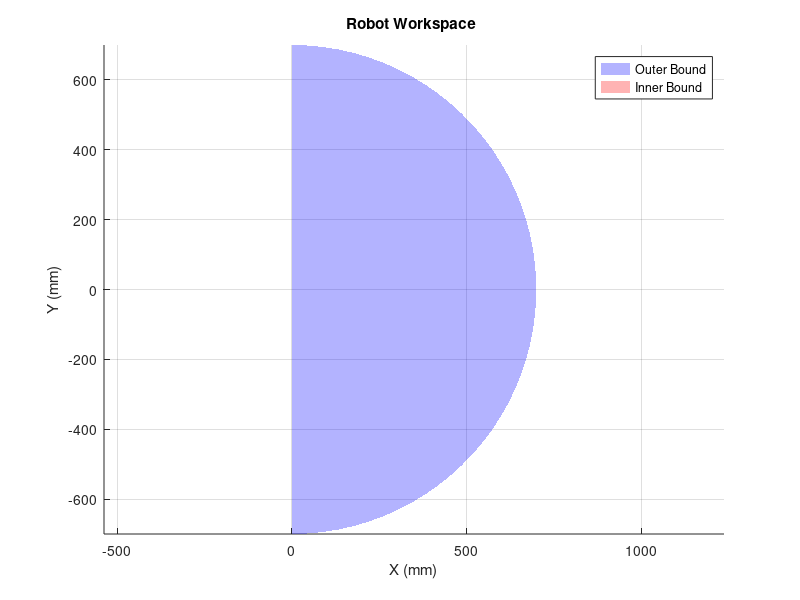

MATLAB code to generate this figure:
% Define workspace parameters
R_min = 200; % Minimum radius in mm
R_max = 700; % Maximum radius in mm
theta_min = -pi/2; % Minimum rotation around z-axis (-90 degrees)
theta_max = pi/2;  % Maximum rotation around z-axis (+90 degrees)

% Create mesh grid
[theta, phi] = meshgrid(linspace(theta_min, theta_max, 50), linspace(0, pi/2, 25));

% Convert spherical coordinates to Cartesian
X_outer = R_max * cos(phi) .* cos(theta);
Y_outer = R_max * cos(phi) .* sin(theta);
Z_outer = R_max * sin(phi);
X_inner = R_min * cos(phi) .* cos(theta);
Y_inner = R_min * cos(phi) .* sin(theta);
Z_inner = R_min * sin(phi);

% Create figure
figure('Name', 'Robot Workspace');
hold on; % Allows multiple plots on the same figure
surf(X_outer, Y_outer, Z_outer, 'FaceAlpha', 0.3, 'FaceColor', 'blue', 'EdgeColor', 'none');
surf(X_inner, Y_inner, Z_inner, 'FaceAlpha', 0.3, 'FaceColor', 'red', 'EdgeColor', 'none');

% Add plot properties
axis equal; % Ensures equal scaling for all axes
grid on; % Enables grid for better visualization
xlabel('X (mm)'); % X-axis label
ylabel('Y (mm)'); % Y-axis label
zlabel('Z (mm)'); % Z-axis label
title('Robot Workspace '); % Title for the plot
legend({'Outer Bound', 'Inner Bound'}, 'Location', 'best'); % Adds legend
hold off; % Stops adding plots to the figure


% Limit calculation
REACH_MAX = sqrt((max(X_outer)).^2 + (max(Y_outer)).^2 + (max(Z_outer)).^2);
REACH_MIN = sqrt((max(X_inner)).^2 + (max(Y_inner)).^2 + (max(Z_inner)).^2);

%Use this in the simulink instead
Reach_max = max(REACH_MAX);
Reach_min = max(REACH_MIN);
